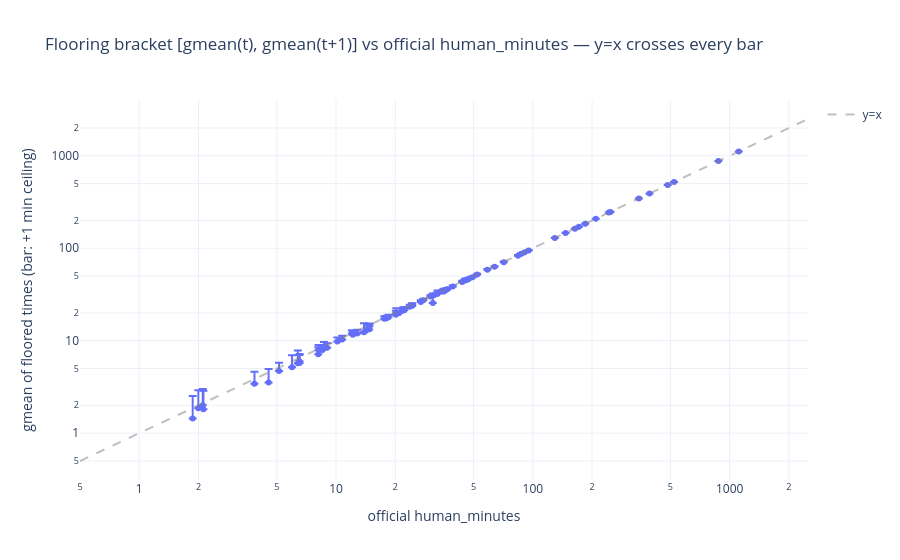

This figure's notebook cell:
### Markdown cell above
## 2. The flooring bracket holds for every task

If each true time t* is floored to t, then t ≤ t* < t+1, so for every task:
`gmean(t) ≤ human_minutes < gmean(t+1)`. We verify this on all HCAST tasks with
baselines (RE-Bench uses a different time convention — its `human_minutes` is not the
gmean of raw elapsed times — and SWAA needs no bracket; both are excluded here and
handled in §4).

Note we include the three successful runs stored as **0 minutes** (flooring artifact —
dropping them collapses the geometric mean and was the one apparent "violation" in
early attempts).

### Code cell
successful_hcast_baseline_runs = successful_baseline_runs.query(
    "task_source == 'HCAST'"
)
bracket_by_task = (
    successful_hcast_baseline_runs.groupby("task_id")
    .apply(
        lambda d: pd.Series({
            "gmean_lower": stats.gmean(d["minutes_floored"]),
            "gmean_upper": stats.gmean(d["minutes_floored"] + 1),
            "human_minutes": d["human_minutes"].iloc[0],
            "n_success": len(d),
        }),
        include_groups=False,
    )
    .reset_index()
)
bracket_by_task["in_bracket"] = (
    bracket_by_task["human_minutes"] >= bracket_by_task["gmean_lower"] * (1 - 1e-9)
) & (bracket_by_task["human_minutes"] < bracket_by_task["gmean_upper"] * (1 + 1e-9))
print(f"bracket holds: {bracket_by_task['in_bracket'].sum()} / {len(bracket_by_task)} "
      "HCAST baselined tasks")
assert bracket_by_task["in_bracket"].all(), "bracket violated — flooring model wrong for some task"

fig = px.scatter(
    bracket_by_task, x="human_minutes", y="gmean_lower",
    error_y=bracket_by_task["gmean_upper"] - bracket_by_task["gmean_lower"],
    error_y_minus=[0] * len(bracket_by_task),
    hover_data=["task_id", "n_success"], log_x=True, log_y=True,
    labels={"gmean_lower": "gmean of floored times (bar: +1 min ceiling)",
            "human_minutes": "official human_minutes"},
    title="Flooring bracket [gmean(t), gmean(t+1)] vs official human_minutes — y=x crosses every bar",
)
line_start, line_end = 0.5, 2500
fig.add_trace(go.Scatter(x=(line_start, line_end), y=(line_start, line_end),
                         mode="lines", name="y=x",
                         line=dict(color="gray", dash="dash", width=2), opacity=0.5))
fig.write_image(FIGURES / "bracket.png", width=750, height=550, scale=2)
fig.show()

### Figure 1 — Plotly figure (JSON) as saved in the notebook; plotly's stock layout.template omitted (floating-point values rounded to 4 significant figures; data arrays with more than 128 entries replaced by an {"elided": "..."} marker saying what was removed)
{"data": [{"customdata": {"elided": "81x2 mixed values"}, "error_y": {"array": [1.0, 1.052, 1.013, 1.093, 1.044, 1.0, 1.0, 1.052, 1.0, 1.0, 1.144, 1.086, 1.353, 88.6, 1.231, 1.218, 1.0, 1.018, 1.016, 1.011, 1.404, 1.043, 1.098, 1.128, 1.0, 1.014, 1.483, 1.044, 1.051, 1.117, 1.02, 1.004, 1.003, 1.0, 1.537, 1.0, 1.054, 1.179, 1.125, 2.167, 2.472, 1.516, 1.126, 2.456, 1.0, 1.695, 1.0, 1.012, 1.001, 1.03, 1.344, 1.0, 1.165, 1.0, 1.206, 1.0, 1.0, 1.0, 1.0, 1.0, 1.0, 3.134, 1.467, 1.463, 1.402, 1.067, 1.364, 1.067, 1.966, 1.784, 1.206, 6.807, 1.0, 1.051, 1.051, 1.0, 2.523, 1.258, 1.84, 1.078, 1.587], "arrayminus": [0, 0, 0, 0, 0, 0, 0, 0, 0, 0, 0, 0, 0, 0, 0, 0, 0, 0, 0, 0, 0, 0, 0, 0, 0, 0, 0, 0, 0, 0, 0, 0, 0, 0, 0, 0, 0, 0, 0, 0, 0, 0, 0, 0, 0, 0, 0, 0, 0, 0, 0, 0, 0, 0, 0, 0, 0, 0, 0, 0, 0, 0, 0, 0, 0, 0, 0, 0, 0, 0, 0, 0, 0, 0, 0, 0, 0, 0, 0, 0, 0]}, "hovertemplate": "official human_minutes=%{x}<br>gmean of floored times (bar: +1 min ceiling)=%{y}<br>task_id=%{customdata[0]}<br>n_success=%{customdata[1]}<extra></extra>", "legendgroup": "", "marker": {"color": "#636efa", "symbol": "circle"}, "mode": "markers", "name": "", "orientation": "v", "showlegend": false, "type": "scatter", "x": [877.0, 1.996, 21.83, 36.44, 34.63, 45.13, 12.04, 17.6, 36.72, 63.87, 26.95, 30.15, 95.22, 84.44, 43.73, 46.44, 90.46, 247.8, 58.74, 171.4, 35.08, 24.4, 345.6, 18.04, 208.8, 9.007, 14.5, 10.15, 27.77, 49.35, 14.77, 1112.0, 391.4, 521.5, 87.31, 146.5, 10.73, 18.48, 12.81, 6.393, 20.23, 24.28, 23.68, 35.34, 31.39, 14.74, 52.14, 47.28, 39.16, 129.3, 8.124, 243.0, 163.5, 184.6, 8.678, 0.954, 2.102, 6.517, 8.152, 20.92, 32.44, 13.87, 6.528, 84.06, 4.542, 12.18, 71.17, 2.119, 20.13, 5.974, 3.85, 31.01, 22.0, 8.533, 5.132, 484.3, 32.76, 22.2, 45.26, 1.869, 1.085], "xaxis": "x", "y": [877.0, 1.861, 21.21, 35.8, 34.09, 45.0, 12.0, 17.31, 36.0, 63.0, 26.27, 30.0, 94.58, 0.0, 43.24, 45.77, 90.0, 247.0, 58.57, 171.2, 34.61, 24.06, 345.1, 17.54, 208.0, 8.367, 13.42, 9.813, 27.31, 48.68, 14.37, 1111.0, 391.0, 521.0, 87.09, 146.0, 10.29, 17.94, 12.0, 5.692, 20.0, 23.94, 23.36, 33.99, 31.0, 13.26, 52.0, 46.9, 38.47, 129.1, 7.141, 243.0, 162.5, 184.0, 8.485, 0.0, 2.0, 6.0, 8.0, 20.0, 32.0, 12.31, 5.725, 82.94, 3.53, 11.57, 70.47, 1.817, 19.1, 5.168, 3.42, 25.53, 22.0, 7.937, 4.718, 484.0, 32.3, 21.41, 44.89, 1.442, 0.0], "yaxis": "y"}, {"line": {"color": "gray", "dash": "dash", "width": 2}, "mode": "lines", "name": "y=x", "opacity": 0.5, "type": "scatter", "x": [0.5, 2500], "y": [0.5, 2500]}], "layout": {"legend": {"tracegroupgap": 0}, "title": {"text": "Flooring bracket [gmean(t), gmean(t+1)] vs official human_minutes — y=x crosses every bar"}, "xaxis": {"anchor": "y", "domain": [0.0, 1.0], "title": {"text": "official human_minutes"}, "type": "log"}, "yaxis": {"anchor": "x", "domain": [0.0, 1.0], "title": {"text": "gmean of floored times (bar: +1 min ceiling)"}, "type": "log"}}}
